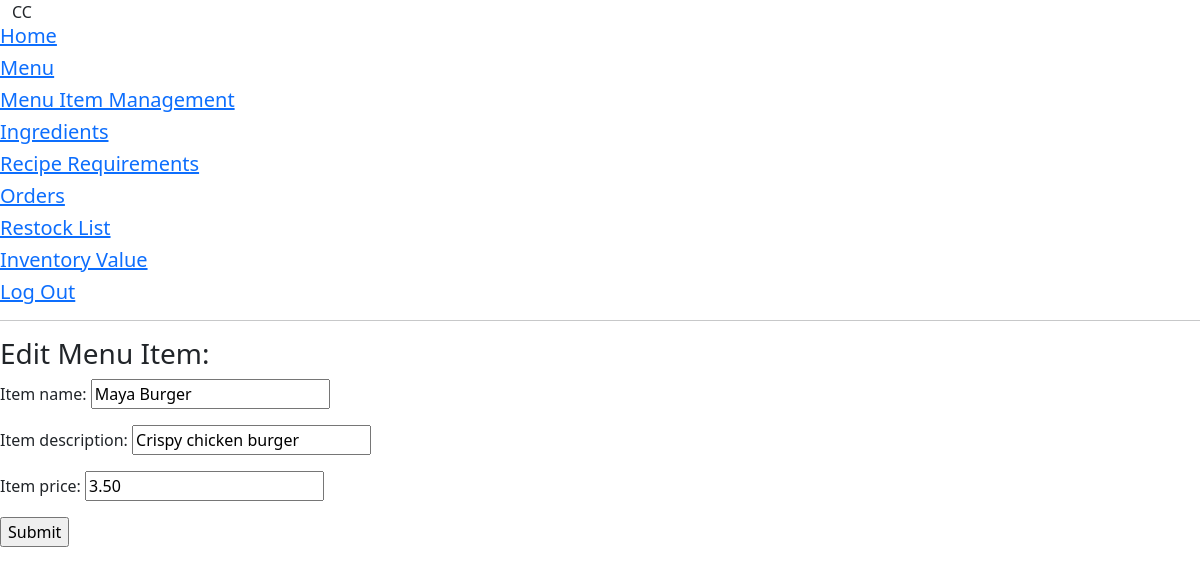
The app's page /menu_items_management/update/3 (signed in) with its own data.
### crispy_crab/models.py (models this page shows, shortened)
class MenuItems(models.Model):
    item_name = models.CharField(max_length=30, unique=True)
    item_description = models.CharField(max_length=150, default="recipe requirements not complete")
    item_price = models.DecimalField(max_digits=5, decimal_places=2, default=0)
    class Meta:
        ordering = ['item_name']

### crispy_crab/views.py (the view)
# urls.py: path('menu_items_management/update/<pk>', views.MenuItemsManagementUpdate.as_view(), name='menuitemsmanagementupdate'),
class MenuItemsManagementUpdate(LoginRequiredMixin, UpdateView):
    model = MenuItems
    template_name = "crispy_crab/menu_items_management_update.html"
    form_class = MenuItemsManagementUpdateForm
    success_url = "/menu_items_management/list"

### crispy_crab/forms.py
class MenuItemsManagementUpdateForm(forms.ModelForm):
    class Meta:
        model = MenuItems
        fields = "__all__"

### crispy_crab/templates/crispy_crab/menu_items_management_update.html (shortened to what this page needs)
{% extends "crispy_crab/base.html" %}
{% block content %}
<hr>
<h3>Edit Menu Item:</h3>
<form method="POST">
  {{ form.as_p }}
  <input type="submit" value="Submit"/>
</form>
{% endblock %}

### records on screen
MenuItems: item_name "Maya Burger", item_description "Crispy chicken burger", item_price "3.50"
